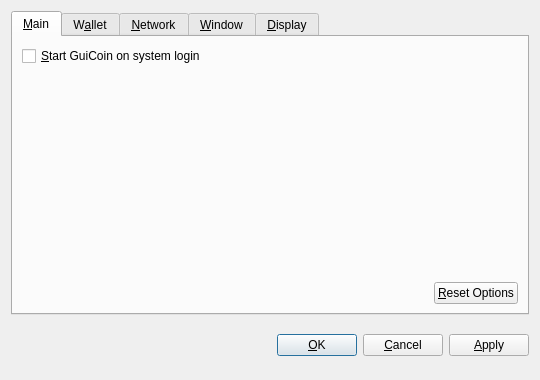
<?xml version="1.0" encoding="UTF-8"?>
<ui version="4.0">
 <class>OptionsDialog</class>
 <widget class="QDialog" name="OptionsDialog">
  <property name="geometry">
   <rect>
    <x>0</x>
    <y>0</y>
    <width>540</width>
    <height>380</height>
   </rect>
  </property>
  <property name="windowTitle">
   <string>Options</string>
  </property>
  <property name="modal">
   <bool>true</bool>
  </property>
  <layout class="QVBoxLayout" name="verticalLayout">
   <item>
    <widget class="QTabWidget" name="tabWidget">
     <property name="tabPosition">
      <enum>QTabWidget::North</enum>
     </property>
     <property name="currentIndex">
      <number>0</number>
     </property>
     <widget class="QWidget" name="tabMain">
      <attribute name="title">
       <string>&amp;Main</string>
      </attribute>
      <layout class="QVBoxLayout" name="verticalLayout_Main">
       <item>
        <widget class="QCheckBox" name="bitcoinAtStartup">
         <property name="toolTip">
          <string>Automatically start GuiCoin after logging in to the system.</string>
         </property>
         <property name="text">
          <string>&amp;Start GuiCoin on system login</string>
         </property>
        </widget>
       </item>
       <item>
        <spacer name="verticalSpacer_Main">
         <property name="orientation">
          <enum>Qt::Vertical</enum>
         </property>
         <property name="sizeHint" stdset="0">
          <size>
           <width>20</width>
           <height>40</height>
          </size>
         </property>
        </spacer>
       </item>
       <item>
        <layout class="QHBoxLayout" name="horizontalLayout_2_Main">
         <item>
          <spacer name="horizontalSpacer_2_Main">
           <property name="orientation">
            <enum>Qt::Horizontal</enum>
           </property>
           <property name="sizeHint" stdset="0">
            <size>
             <width>40</width>
             <height>20</height>
            </size>
           </property>
          </spacer>
         </item>
         <item>
          <widget class="QPushButton" name="resetButton">
           <property name="toolTip">
            <string>Reset all client options to default.</string>
           </property>
           <property name="text">
            <string>&amp;Reset Options</string>
           </property>
           <property name="autoDefault">
            <bool>false</bool>
           </property>
          </widget>
         </item>
        </layout>
       </item>
      </layout>
     </widget>
     <widget class="QWidget" name="tabWallet">
      <attribute name="title">
       <string>W&amp;allet</string>
      </attribute>
      <layout class="QVBoxLayout" name="verticalLayout_Network">
       <item>
        <widget class="QLabel" name="transactionFeeInfoLabel">
         <property name="text">
          <string>Optional transaction fee per kB that helps make sure your transactions are processed quickly. Most transactions are 1 kB.</string>
         </property>
         <property name="textFormat">
          <enum>Qt::PlainText</enum>
         </property>
         <property name="wordWrap">
          <bool>true</bool>
         </property>
        </widget>
       </item>
       <item>
        <layout class="QHBoxLayout" name="horizontalLayout_1_Main">
         <item>
          <widget class="QLabel" name="transactionFeeLabel">
           <property name="text">
            <string>Pay transaction &amp;fee</string>
           </property>
           <property name="textFormat">
            <enum>Qt::PlainText</enum>
           </property>
           <property name="buddy">
            <cstring>transactionFee</cstring>
           </property>
          </widget>
         </item>
         <item>
          <widget class="BitcoinAmountField" name="transactionFee"/>
         </item>
         <item>
          <spacer name="horizontalSpacer_1_Main">
           <property name="orientation">
            <enum>Qt::Horizontal</enum>
           </property>
           <property name="sizeHint" stdset="0">
            <size>
             <width>40</width>
             <height>20</height>
            </size>
           </property>
          </spacer>
         </item>
        </layout>
       </item>
       <item>
        <widget class="QLabel" name="label">
         <property name="text">
          <string>If you disable the spending of unconfirmed change, the change from a transaction cannot be used until that transaction has at least one confirmation. This also affects how your balance is computed.</string>
         </property>
         <property name="wordWrap">
          <bool>true</bool>
         </property>
        </widget>
       </item>
       <item>
        <widget class="QCheckBox" name="spendZeroConfChange">
         <property name="text">
          <string>Spend unconfirmed change  (experts only)</string>
         </property>
        </widget>
       </item>
       <item>
        <spacer name="verticalSpacer">
         <property name="orientation">
          <enum>Qt::Vertical</enum>
         </property>
         <property name="sizeHint" stdset="0">
          <size>
           <width>20</width>
           <height>40</height>
          </size>
         </property>
        </spacer>
       </item>
      </layout>
     </widget>
     <widget class="QWidget" name="tabNetwork">
      <attribute name="title">
       <string>&amp;Network</string>
      </attribute>
      <layout class="QVBoxLayout" name="verticalLayout_Network">
       <item>
        <widget class="QCheckBox" name="mapPortUpnp">
         <property name="toolTip">
          <string>Automatically open the GuiCoin client port on the router. This only works when your router supports UPnP and it is enabled.</string>
         </property>
         <property name="text">
          <string>Map port using &amp;UPnP</string>
         </property>
        </widget>
       </item>
       <item>
        <widget class="QCheckBox" name="connectSocks">
         <property name="toolTip">
          <string>Connect to the GuiCoin network through a SOCKS proxy (e.g. when connecting through Tor).</string>
         </property>
         <property name="text">
          <string>&amp;Connect through SOCKS proxy:</string>
         </property>
        </widget>
       </item>
       <item>
        <layout class="QHBoxLayout" name="horizontalLayout_Network">
         <item>
          <widget class="QLabel" name="proxyIpLabel">
           <property name="text">
            <string>Proxy &amp;IP:</string>
           </property>
           <property name="textFormat">
            <enum>Qt::PlainText</enum>
           </property>
           <property name="buddy">
            <cstring>proxyIp</cstring>
           </property>
          </widget>
         </item>
         <item>
          <widget class="QValidatedLineEdit" name="proxyIp">
           <property name="maximumSize">
            <size>
             <width>140</width>
             <height>16777215</height>
            </size>
           </property>
           <property name="toolTip">
            <string>IP address of the proxy (e.g. 127.0.0.1)</string>
           </property>
          </widget>
         </item>
         <item>
          <widget class="QLabel" name="proxyPortLabel">
           <property name="text">
            <string>&amp;Port:</string>
           </property>
           <property name="textFormat">
            <enum>Qt::PlainText</enum>
           </property>
           <property name="buddy">
            <cstring>proxyPort</cstring>
           </property>
          </widget>
         </item>
         <item>
          <widget class="QLineEdit" name="proxyPort">
           <property name="maximumSize">
            <size>
             <width>55</width>
             <height>16777215</height>
            </size>
           </property>
           <property name="toolTip">
            <string>Port of the proxy (e.g. 9050)</string>
           </property>
          </widget>
         </item>
         <item>
          <widget class="QLabel" name="socksVersionLabel">
           <property name="text">
            <string>SOCKS &amp;Version:</string>
           </property>
           <property name="textFormat">
            <enum>Qt::PlainText</enum>
           </property>
           <property name="buddy">
            <cstring>socksVersion</cstring>
           </property>
          </widget>
         </item>
         <item>
          <widget class="QValueComboBox" name="socksVersion">
           <property name="toolTip">
            <string>SOCKS version of the proxy (e.g. 5)</string>
           </property>
          </widget>
         </item>
         <item>
          <spacer name="horizontalSpacer_Network">
           <property name="orientation">
            <enum>Qt::Horizontal</enum>
           </property>
           <property name="sizeHint" stdset="0">
            <size>
             <width>40</width>
             <height>20</height>
            </size>
           </property>
          </spacer>
         </item>
        </layout>
       </item>
       <item>
        <spacer name="verticalSpacer_Network">
         <property name="orientation">
          <enum>Qt::Vertical</enum>
         </property>
         <property name="sizeHint" stdset="0">
          <size>
           <width>20</width>
           <height>40</height>
          </size>
         </property>
        </spacer>
       </item>
      </layout>
     </widget>
     <widget class="QWidget" name="tabWindow">
      <attribute name="title">
       <string>&amp;Window</string>
      </attribute>
      <layout class="QVBoxLayout" name="verticalLayout_Window">
       <item>
        <widget class="QCheckBox" name="minimizeToTray">
         <property name="toolTip">
          <string>Show only a tray icon after minimizing the window.</string>
         </property>
         <property name="text">
          <string>&amp;Minimize to the tray instead of the taskbar</string>
         </property>
        </widget>
       </item>
       <item>
        <widget class="QCheckBox" name="minimizeOnClose">
         <property name="toolTip">
          <string>Minimize instead of exit the application when the window is closed. When this option is enabled, the application will be closed only after selecting Quit in the menu.</string>
         </property>
         <property name="text">
          <string>M&amp;inimize on close</string>
         </property>
        </widget>
       </item>
       <item>
        <spacer name="verticalSpacer_Window">
         <property name="orientation">
          <enum>Qt::Vertical</enum>
         </property>
         <property name="sizeHint" stdset="0">
          <size>
           <width>20</width>
           <height>40</height>
          </size>
         </property>
        </spacer>
       </item>
      </layout>
     </widget>
     <widget class="QWidget" name="tabDisplay">
      <attribute name="title">
       <string>&amp;Display</string>
      </attribute>
      <layout class="QVBoxLayout" name="verticalLayout_Display">
       <item>
        <layout class="QHBoxLayout" name="horizontalLayout_1_Display">
         <item>
          <widget class="QLabel" name="langLabel">
           <property name="text">
            <string>User Interface &amp;language:</string>
           </property>
           <property name="textFormat">
            <enum>Qt::PlainText</enum>
           </property>
           <property name="buddy">
            <cstring>lang</cstring>
           </property>
          </widget>
         </item>
         <item>
          <widget class="QValueComboBox" name="lang">
           <property name="toolTip">
            <string>The user interface language can be set here. This setting will take effect after restarting GuiCoin.</string>
           </property>
          </widget>
         </item>
        </layout>
       </item>
       <item>
        <layout class="QHBoxLayout" name="horizontalLayout_2_Display">
         <item>
          <widget class="QLabel" name="unitLabel">
           <property name="text">
            <string>&amp;Unit to show amounts in:</string>
           </property>
           <property name="textFormat">
            <enum>Qt::PlainText</enum>
           </property>
           <property name="buddy">
            <cstring>unit</cstring>
           </property>
          </widget>
         </item>
         <item>
          <widget class="QValueComboBox" name="unit">
           <property name="toolTip">
            <string>Choose the default subdivision unit to show in the interface and when sending coins.</string>
           </property>
          </widget>
         </item>
        </layout>
       </item>
       <item>
        <widget class="QCheckBox" name="displayAddresses">
         <property name="toolTip">
          <string>Whether to show GuiCoin addresses in the transaction list or not.</string>
         </property>
         <property name="text">
          <string>&amp;Display addresses in transaction list</string>
         </property>
        </widget>
       </item>
       <item>
        <widget class="QCheckBox" name="coinControlFeatures">
         <property name="toolTip">
          <string>Whether to show coin control features or not.</string>
         </property>
         <property name="text">
          <string>Display coin &amp;control features (experts only!)</string>
         </property>
        </widget>
       </item>
       <item>
        <spacer name="verticalSpacer_Display">
         <property name="orientation">
          <enum>Qt::Vertical</enum>
         </property>
         <property name="sizeHint" stdset="0">
          <size>
           <width>20</width>
           <height>40</height>
          </size>
         </property>
        </spacer>
       </item>
      </layout>
     </widget>
    </widget>
   </item>
   <item>
    <layout class="QHBoxLayout" name="horizontalLayout_Buttons">
     <item>
      <spacer name="horizontalSpacer_1">
       <property name="orientation">
        <enum>Qt::Horizontal</enum>
       </property>
       <property name="sizeHint" stdset="0">
        <size>
         <width>40</width>
         <height>48</height>
        </size>
       </property>
      </spacer>
     </item>
     <item>
      <widget class="QLabel" name="statusLabel">
       <property name="font">
        <font>
         <weight>75</weight>
         <bold>true</bold>
        </font>
       </property>
       <property name="text">
        <string/>
       </property>
       <property name="textFormat">
        <enum>Qt::PlainText</enum>
       </property>
       <property name="wordWrap">
        <bool>true</bool>
       </property>
      </widget>
     </item>
     <item>
      <spacer name="horizontalSpacer_2">
       <property name="orientation">
        <enum>Qt::Horizontal</enum>
       </property>
       <property name="sizeHint" stdset="0">
        <size>
         <width>40</width>
         <height>48</height>
        </size>
       </property>
      </spacer>
     </item>
     <item>
      <widget class="QPushButton" name="okButton">
       <property name="text">
        <string>&amp;OK</string>
       </property>
      </widget>
     </item>
     <item>
      <widget class="QPushButton" name="cancelButton">
       <property name="text">
        <string>&amp;Cancel</string>
       </property>
       <property name="autoDefault">
        <bool>false</bool>
       </property>
      </widget>
     </item>
     <item>
      <widget class="QPushButton" name="applyButton">
       <property name="text">
        <string>&amp;Apply</string>
       </property>
       <property name="autoDefault">
        <bool>false</bool>
       </property>
      </widget>
     </item>
    </layout>
   </item>
  </layout>
 </widget>
 <customwidgets>
  <customwidget>
   <class>BitcoinAmountField</class>
   <extends>QSpinBox</extends>
   <header>bitcoinamountfield.h</header>
  </customwidget>
  <customwidget>
   <class>QValueComboBox</class>
   <extends>QComboBox</extends>
   <header>qvaluecombobox.h</header>
  </customwidget>
  <customwidget>
   <class>QValidatedLineEdit</class>
   <extends>QLineEdit</extends>
   <header>qvalidatedlineedit.h</header>
  </customwidget>
 </customwidgets>
 <resources/>
 <connections/>
</ui>
